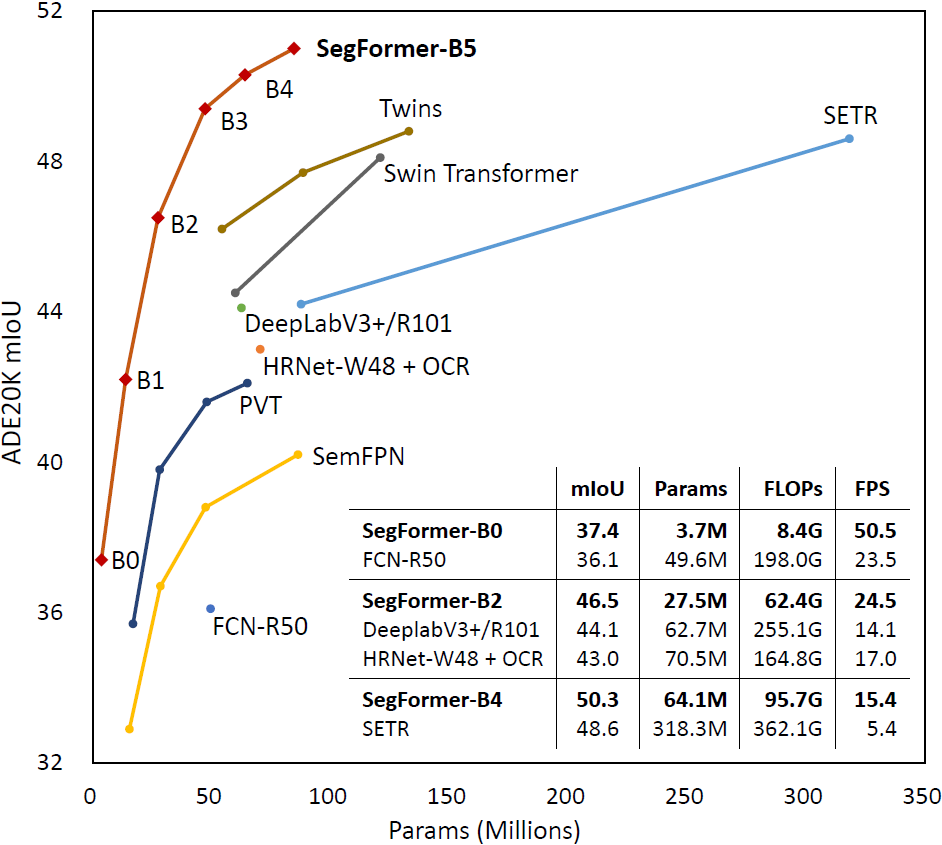
#> input picture SegFormer-master/resources/image.png, 942 x 845 px
$ python swt_compare.py --hr ../SegFormer-master/resources/image.png --lr ../SegFormer-master/resources/image.png
#> lines starting #> are read from the running program, lines starting #| are printed output that depends on the picture
# python analysis/swt_compare.py
# python analysis/swt_compare.py --hr D:\LAB\datasets\project_use\CamVid_12_2Fold_v4\all\images\0001TP_007290.png --lr D:\LAB\datasets\project_use\CamVid_12_2Fold_LR_x4_Bilinear\all\images\0001TP_007290.png --wavelet haar --save_fig swt_compare.png

import argparse
import numpy as np
from PIL import Image
import matplotlib.pyplot as plt

import pywt

# SSIM 없이도 돌아가게 하기 위해 optional import
try:
    from skimage.metrics import structural_similarity as ssim
except Exception:
    ssim = None


def load_grayscale(path: str) -> np.ndarray:
    """Load image as float32 grayscale in [0,1]."""
    img = Image.open(path).convert("RGB")
    arr = np.asarray(img).astype(np.float32) / 255.0
    # luminance (ITU-R BT.601)
    gray = 0.299 * arr[..., 0] + 0.587 * arr[..., 1] + 0.114 * arr[..., 2]
    return gray.astype(np.float32)


def bilinear_resize(gray: np.ndarray, size_hw: tuple[int, int]) -> np.ndarray:
    """Resize grayscale image (H,W) to target size (H,W) with bilinear."""
    pil = Image.fromarray(np.clip(gray * 255.0, 0, 255).astype(np.uint8), mode="L")
    pil = pil.resize((size_hw[1], size_hw[0]), resample=Image.BILINEAR)
    out = np.asarray(pil).astype(np.float32) / 255.0
    return out


def swt_level1_bands(gray: np.ndarray, wavelet: str = "haar"):
    """
    SWT2 level=1 -> returns LL, (LH, HL, HH)
    Note: pywt.swt2 returns list of levels. Each level: (cA, (cH, cV, cD))
          where (cH, cV, cD) correspond to (horizontal, vertical, diagonal) details.
    We'll map:
      LL = cA
      HL = cH (horizontal detail)
      LH = cV (vertical detail)
      HH = cD (diagonal detail)
    """
    coeffs = pywt.swt2(gray, wavelet=wavelet, level=1, start_level=0, axes=(0, 1))
    cA, (cH, cV, cD) = coeffs[0]
    LL = cA
    HL = cH
    LH = cV
    HH = cD
    return LL, HL, LH, HH


def mse(a: np.ndarray, b: np.ndarray) -> float:
    a = a.astype(np.float64)
    b = b.astype(np.float64)
    return float(np.mean((a - b) ** 2))


def psnr(a: np.ndarray, b: np.ndarray, data_range: float = 1.0) -> float:
    m = mse(a, b)
    if m == 0:
        return float("inf")
    return float(20.0 * np.log10(data_range) - 10.0 * np.log10(m))


def pearson_r(a: np.ndarray, b: np.ndarray) -> float:
    a = a.astype(np.float64).ravel()
    b = b.astype(np.float64).ravel()
    a = a - a.mean()
    b = b - b.mean()
    denom = (np.linalg.norm(a) * np.linalg.norm(b))
    if denom == 0:
        return 0.0
    return float(np.dot(a, b) / denom)


def ssim_score(a: np.ndarray, b: np.ndarray) -> float | None:
    if ssim is None:
        return None
    # SSIM expects 2D, same size
    return float(ssim(a, b, data_range=1.0))


def norm_for_vis(x: np.ndarray, robust: bool = True) -> np.ndarray:
    """
    Normalize band for visualization.
    For detail bands (can be negative), use symmetric robust scaling.
    """
    x = x.astype(np.float32)
    if robust:
        lo = np.percentile(x, 1)
        hi = np.percentile(x, 99)
        if hi - lo < 1e-6:
            return np.zeros_like(x)
        x = np.clip(x, lo, hi)
    # center to 0..1 for imshow
    mn, mx = float(x.min()), float(x.max())
    if mx - mn < 1e-6:
        return np.zeros_like(x)
    return (x - mn) / (mx - mn)


def compare_and_report(hr_path: str, lr_path: str, wavelet: str = "haar", save_fig: str | None = None):
    # 1) load
    hr = load_grayscale(hr_path)  # expected 360x480
    lr = load_grayscale(lr_path)  # expected 90x120

    H, W = hr.shape
    # 2) bilinear upsample LR -> HR size
    lr_up = bilinear_resize(lr, (H, W))

    # 3) SWT bands
    hr_LL, hr_HL, hr_LH, hr_HH = swt_level1_bands(hr, wavelet=wavelet)
    lr_LL, lr_HL, lr_LH, lr_HH = swt_level1_bands(lr_up, wavelet=wavelet)

    bands = {
        "LL": (hr_LL, lr_LL),
        "HL": (hr_HL, lr_HL),
        "LH": (hr_LH, lr_LH),
        "HH": (hr_HH, lr_HH),
    }

    # 4) metrics
    print(f"[Info] HR shape: {hr.shape}, LR shape: {lr.shape}, LR_up shape: {lr_up.shape}")
    print(f"[Info] Wavelet: {wavelet}, SWT level: 1")
    print("")
    print("Band |   MSE        PSNR(dB)    SSIM        Pearson r")
    print("-----+------------------------------------------------------")
    for k, (a, b) in bands.items():
        m = mse(a, b)
        p = psnr(a, b, data_range=1.0)  # note: SWT outputs are not strictly [0,1]; PSNR is still comparable across bands if consistent
        s = ssim_score(a, b)
        r = pearson_r(a, b)
        s_str = f"{s: .6f}" if s is not None else "  (skimage 없음)"
        p_str = f"{p: .3f}" if np.isfinite(p) else "   inf"
        print(f"{k:>3}  | {m: .6e}   {p_str:>9}   {s_str:>12}   {r: .6f}")

    # 5) visualization (HR vs LR_up) per band
    fig, axes = plt.subplots(4, 3, figsize=(12, 14))
    fig.suptitle("SWT Band Comparison (HR vs Bilinear Upsampled LR)", fontsize=14)

    for i, k in enumerate(["LL", "HL", "LH", "HH"]):
        a, b = bands[k]
        diff = a - b

        axes[i, 0].imshow(norm_for_vis(a), cmap="gray")
        axes[i, 0].set_title(f"{k} (HR)")
        axes[i, 0].axis("off")

        axes[i, 1].imshow(norm_for_vis(b), cmap="gray")
        axes[i, 1].set_title(f"{k} (LR upsampled)")
        axes[i, 1].axis("off")

        axes[i, 2].imshow(norm_for_vis(diff), cmap="gray")
        axes[i, 2].set_title(f"{k} (HR - LR_up)")
        axes[i, 2].axis("off")

    plt.tight_layout()
    if save_fig:
        plt.savefig(save_fig, dpi=200, bbox_inches="tight")
        print(f"\n[Saved] Figure -> {save_fig}")
    plt.show()


def main():
    parser = argparse.ArgumentParser()
    parser.add_argument("--hr", type=str, required=True, help="Path to HR image (360x480)")
    parser.add_argument("--lr", type=str, required=True, help="Path to LR image (90x120, paired with HR)")
    parser.add_argument("--wavelet", type=str, default="haar", help="Wavelet name for SWT (e.g., 'haar', 'db2')")
    parser.add_argument("--save_fig", type=str, default=None, help="Optional path to save the figure (e.g., out.png)")
    args = parser.parse_args()

    compare_and_report(args.hr, args.lr, wavelet=args.wavelet, save_fig=args.save_fig)
#> in load_grayscale, img is the input picture: PIL image 942x845 RGB; mean R, G, B 243.1, 242.8, 242.6
#> in load_grayscale, `gray = 0.299 * arr[..., 0] + 0.587 * arr[..., 1] + 0.114 * arr[..., 2]`:
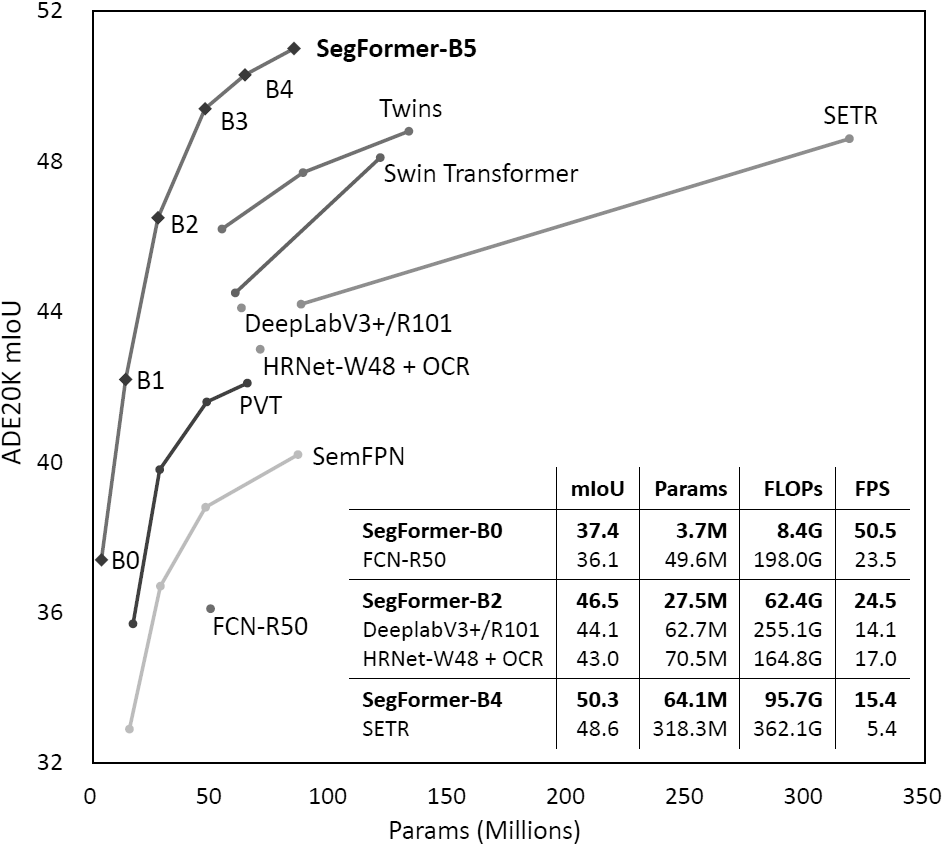
#> gray: shape (845, 942) float32; min 0, max 1, mean 0.953


if __name__ == "__main__":
#> (the run stopped early here; a loop or call above may not have finished)
